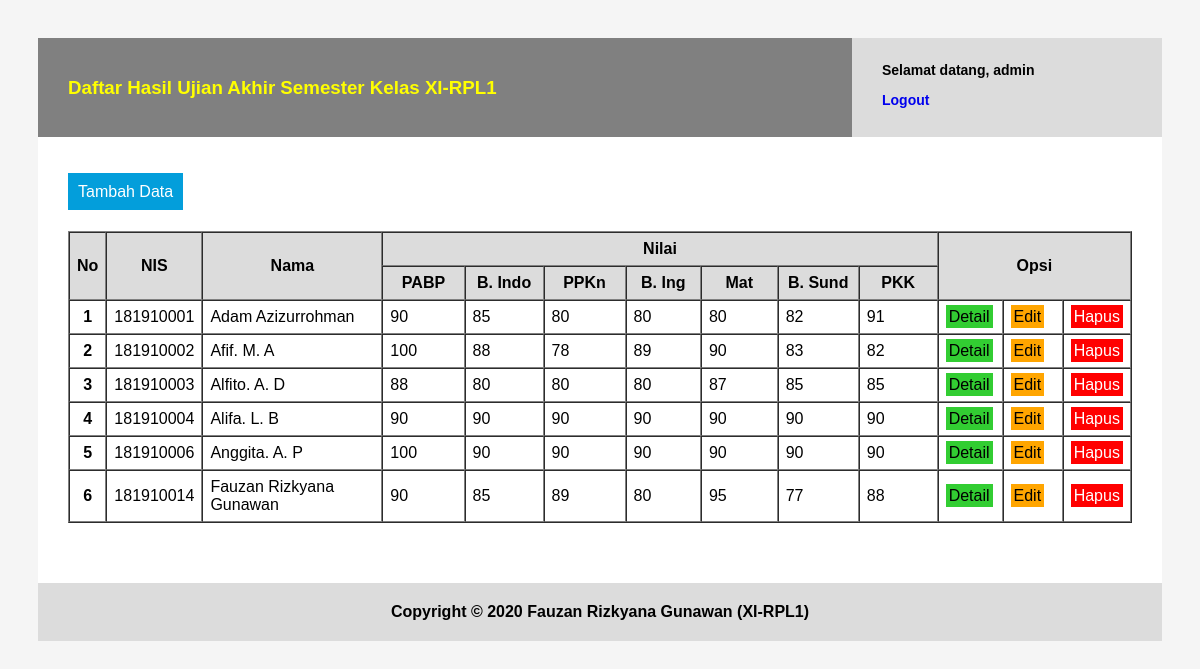
The page /index.php (signed in) on the database its author committed.
### tables this page shows
CREATE TABLE `t_nilai_siswa` (
  `id` int(11) NOT NULL,
  `nis` int(11) NOT NULL,
  `nama` varchar(255) NOT NULL,
  `jenis_kelamin` varchar(255) NOT NULL,
  `nilai_pabp` int(11) NOT NULL DEFAULT 0,
  `nilai_b_indo` int(11) NOT NULL DEFAULT 0,
  `nilai_ppkn` int(11) NOT NULL DEFAULT 0,
  `nilai_b_ing` int(11) NOT NULL DEFAULT 0,
  `nilai_mtk` int(11) NOT NULL DEFAULT 0,
  `nilai_b_sund` int(11) NOT NULL DEFAULT 0,
  `nilai_pkk` int(11) NOT NULL DEFAULT 0
);

### index.php (the view, shortened to what this page needs)
<?php
function tampilDaftarNilaiSiswa()
{
    $koneksi = koneksiDatabase();
    $data = mysqli_query($koneksi, "select * from t_nilai_siswa order by nis asc");
    return $data;
}
?>
<!DOCTYPE html>
<html lang="en">
<head>
    <link rel="stylesheet" href="style.css">
</head>
<body>
    <div class="header">
        <div class="header-title">
            <h3>Daftar Hasil Ujian Akhir Semester Kelas XI-RPL1</h3>
        </div>
        <div class="profile">
            <p>Selamat datang, <?= $_SESSION['username'] ?></p>
            <a href="auth.php?action=logout">Logout</a>
        </div>
    </div>
    <div class="content">
        <p><a href="tambah.php" class="button-primary tambah-data">Tambah Data</a></p>
        <table border="1" cellspacing="0" cellpadding="7" class="daftar">
            <thead>
                <tr>
                    <th rowspan="2" width="10">No</th>
                    <th rowspan="2" width="10">NIS</th>
                    <th rowspan="2" width="200">Nama</th>
                    <th colspan="7">Nilai</th>
                    <th rowspan="2" colspan="3" width="100">Opsi</th>
                </tr>
                <tr>
                    <th width="79">PABP</th>
                    <th width="79">B. Indo</th>
                    <th width="79">PPKn</th>
                    <th width="79">B. Ing</th>
                    <th width="79">Mat</th>
                    <th width="79">B. Sund</th>
                    <th width="79">PKK</th>
                </tr>
            </thead>
            <tbody>
                <?php
                $no = 1;
                $data = tampilDaftarNilaiSiswa();
                while ($siswa = mysqli_fetch_array($data)) {
                ?>
                    <tr>
                        <th><?= $no++; ?></th>
                        <td><?= $siswa['nis']; ?></td>
                        <td><?= $siswa['nama']; ?></td>
                        <td><?= $siswa['nilai_pabp']; ?></td>
                        <td><?= $siswa['nilai_b_indo']; ?></td>
                        <td><?= $siswa['nilai_ppkn']; ?></td>
                        <td><?= $siswa['nilai_b_ing']; ?></td>
                        <td><?= $siswa['nilai_mtk']; ?></td>
                        <td><?= $siswa['nilai_b_sund']; ?></td>
                        <td><?= $siswa['nilai_pkk']; ?></td>
                        <td width="50"><a href="detail.php?id=<?= $siswa['id']; ?>" class="button-success">Detail</a></td>
                        <td width="50"><a href="edit.php?id=<?= $siswa['id']; ?>" class="button-warning">Edit</a></td>
                        <td width="50"><a href="javascript:void(0);" class="button-danger" onclick="konfirmasi(<?= $siswa['id'] ?>)">Hapus</a></td>
                    </tr>
                <?php }
                ?>
            </tbody>
        </table>
    </div>
    <div class="footer">
        Copyright &copy; <?= date('Y', time()); ?> Fauzan Rizkyana Gunawan (XI-RPL1)
    </div>
</body>
</html>

### style.css (style rules this page uses)
body { padding: 30px; background: whitesmoke; font-family: Arial, Helvetica, sans-serif; color: black; }
.header { background: gray; padding: 20px 30px 20px 30px; }
.header-title { color: yellow; }
.profile { background: gainsboro; width: 250px; height: 79px; padding: 10px 30px 10px 30px; font-weight: bold; font-size: 14px; position: absolute; right: 38px; top: 38px; }
.content { background: white; width: auto; padding: 30px; }
.footer { padding: 20px; text-align: center; background: gainsboro; font-weight: bold; }
a { text-decoration: none; }
a.button-primary { background: rgb(3, 158, 219); padding: 10px; color: white; }
a.button-primary.tambah-data { margin-bottom: 10px; }
table.daftar { margin-top: 30px; margin-bottom: 30px; }
table thead { background: gainsboro; }
a.button-success { background: limegreen; padding: 3px; color: black; }
a.button-warning { background: orange; padding: 3px; color: black; }
a.button-danger { background: red; padding: 3px; color: white; }

### rows shown on the page
t_nilai_siswa: nis "181910001", nama "Adam Azizurrohman", nilai_pabp "90", nilai_b_indo "85", nilai_ppkn "80", nilai_b_ing "80", nilai_mtk "80", nilai_b_sund "82", nilai_pkk "91"
t_nilai_siswa: nis "181910002", nama "Afif. M. A", nilai_pabp "100", nilai_b_indo "88", nilai_ppkn "78", nilai_b_ing "89", nilai_mtk "90", nilai_b_sund "83", nilai_pkk "82"
t_nilai_siswa: nis "181910003", nama "Alfito. A. D", nilai_pabp "88", nilai_b_indo "80", nilai_ppkn "80", nilai_b_ing "80", nilai_mtk "87", nilai_b_sund "85", nilai_pkk "85"
t_nilai_siswa: nis "181910004", nama "Alifa. L. B", nilai_pabp "90", nilai_b_indo "90", nilai_ppkn "90", nilai_b_ing "90", nilai_mtk "90", nilai_b_sund "90", nilai_pkk "90"
t_nilai_siswa: nis "181910006", nama "Anggita. A. P", nilai_pabp "100", nilai_b_indo "90", nilai_ppkn "90", nilai_b_ing "90", nilai_mtk "90", nilai_b_sund "90", nilai_pkk "90"
t_nilai_siswa: nis "181910014", nama "Fauzan Rizkyana Gunawan", nilai_pabp "90", nilai_b_indo "85", nilai_ppkn "89", nilai_b_ing "80", nilai_mtk "95", nilai_b_sund "77", nilai_pkk "88"

### other values the page prints
$_SESSION['username'] "admin"
